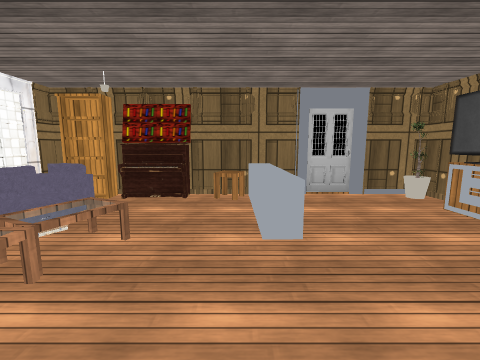
[1] (above)

12 first-person views from a walk through a Unity game level. The camera is 1.3 m above the floor, tilts 8° down and sees 90° across. The floor is counted in squares, 1 m on a side. Each view is taken from the middle of a square. On the plan, view 1 faces up. The plan holds only what a view shows up to about 12 squares ahead; the rest is blank. The place goes on beyond the plan. The player is left out. Some surface patterns are stand-ins.

[2]
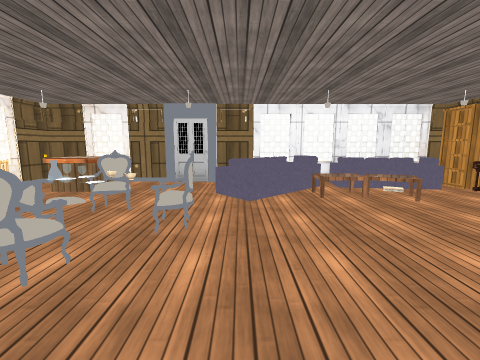

[3]
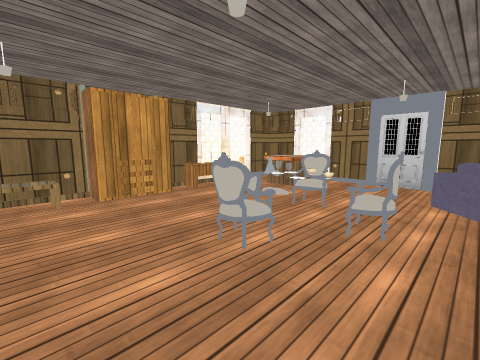

[4]
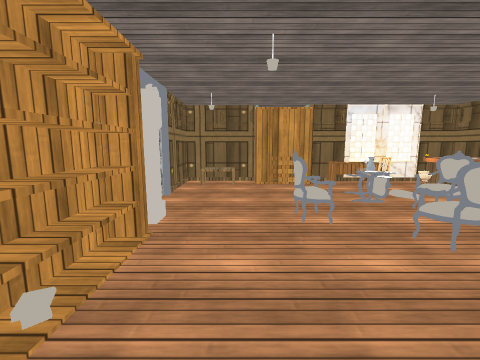

[5]
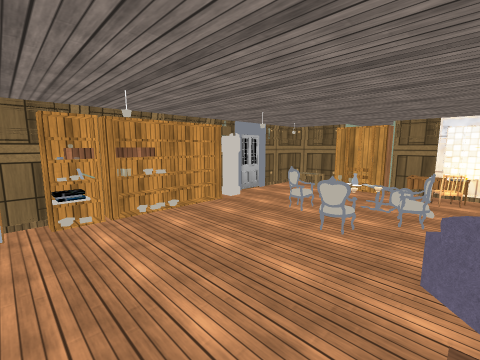

[6]
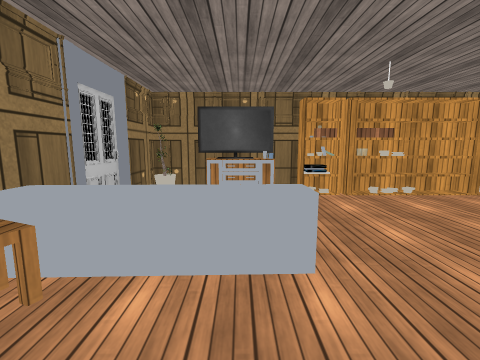

[7]
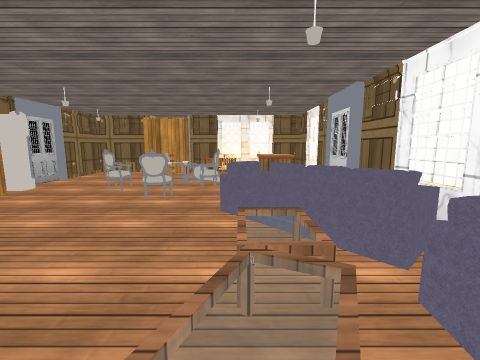

[8]
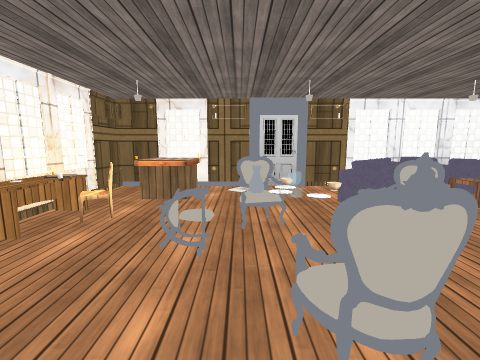

[9]
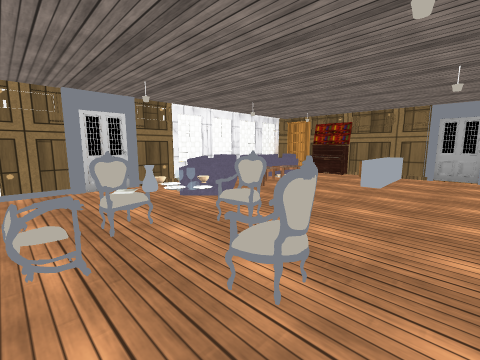

[10]
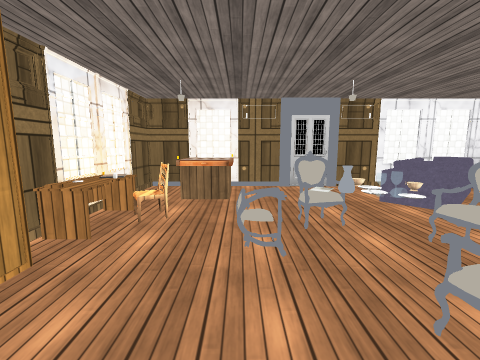

[11]
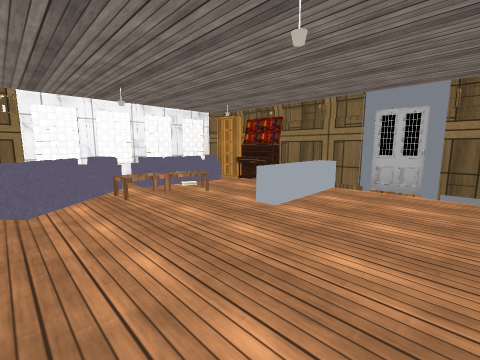

[12]
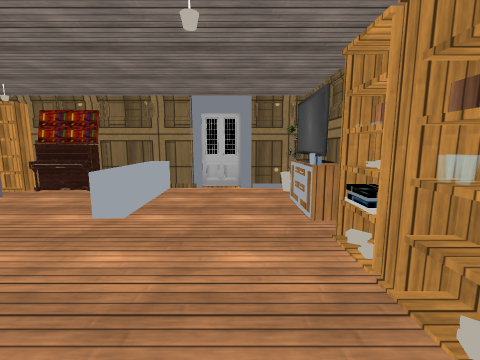

### Floor plan
Key: @ floor where view 1 was taken; # wall or solid block; . floor; / step, stairs or slope; = window, fence, low wall or low ledge; ^ raised ledge; S shelf; P piano; T table; R tree; F sofa; A vase; W drawers; C chair; B cabinet; L clock; O other object.
Columns run from 5 left of view 1 to 5 right of it. Each row starts with its distance up from view 1.
  7 #     ####
  6 #S#P.T^...R
  5 ##F...O...#
  4 #=....^...#
  3 # ./....OO#
  2 #F./......#
  1 ##//......#
  0 ###/.@....S
 -1 #.#F......
 -2 #....#....#
 -3 #....O.#..L
 -4 #...#OA...#
 -5 # ^.==....#
 -6 #^W.C.....#
 -7 #. TT.BB..#
 -8 ### TOB####

Positions as (right, up) in squares from view 1, and headings:
1: (0, 0), facing up
2: (4, -1), facing left
3: (4, -1), facing down-left
4: (3, 1), facing down
5: (-2, 3), facing down-right
6: (-2, 4), facing right
7: (-2, 4), facing down
8: (3, -4), facing left
9: (3, -5), facing up-left
10: (3, -5), facing left
11: (4, -1), facing up-left
12: (3, -1), facing up
